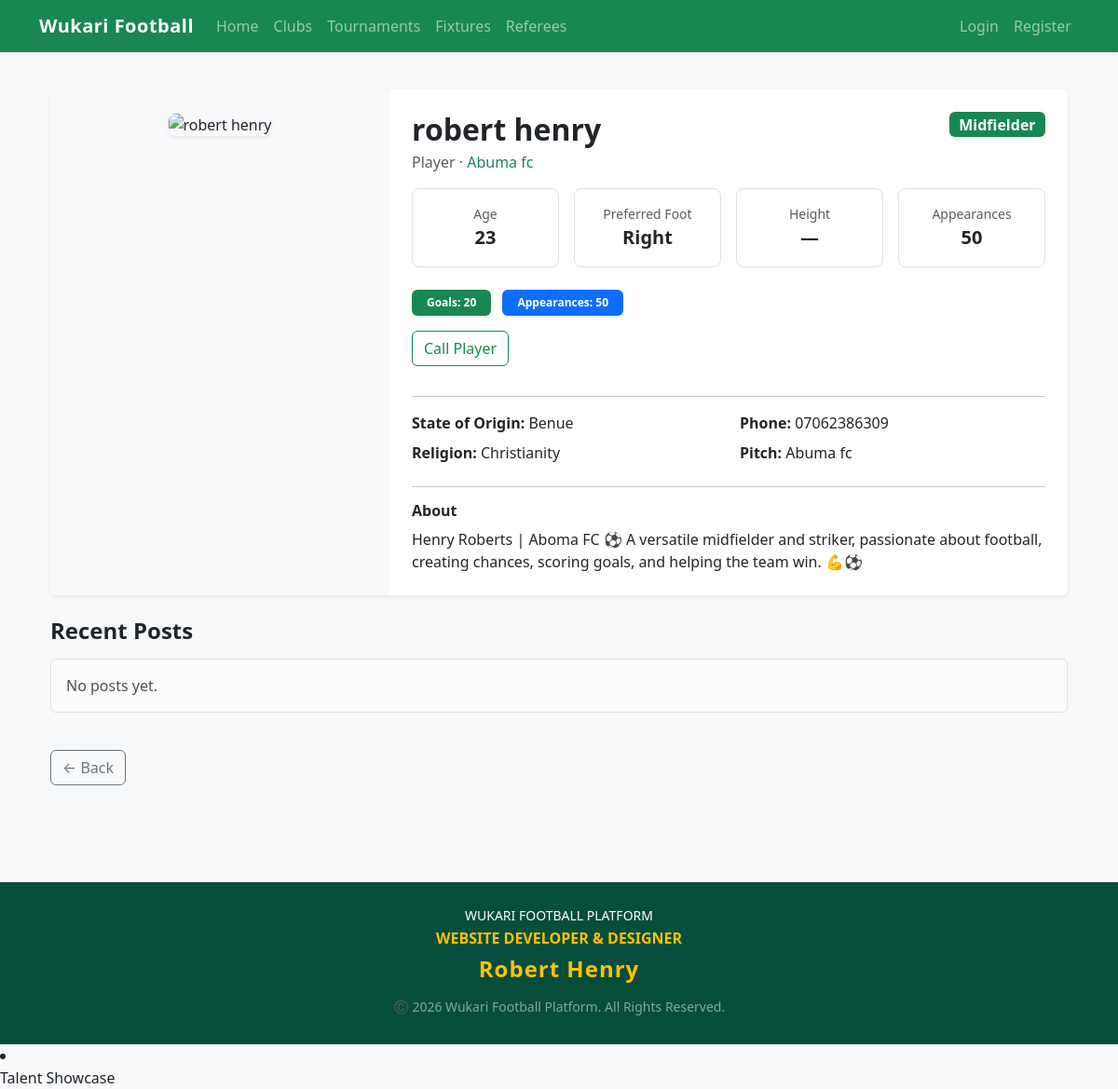
/player/1/, run on the app's committed database.
### players/models.py (models this page shows, shortened)
class PlayerProfile(models.Model):
    ROLE_CHOICES = [
        ('PLAYER', 'Player'),
        ('HEAD_COACH', 'Head Coach'),
        ('ASSISTANT_COACH', 'Assistant Coach'),
        ('GK_COACH', 'Goalkeeper Coach'),
        ('FITNESS_COACH', 'Fitness / Conditioning Coach'),
        ('SCOUT', 'Scout'),
        ('TEAM_MANAGER', 'Team Manager'),
        ('PHYSIO', 'Physiotherapist'),
        ('CLUB_CHAIRMAN', 'Club Chairman / Proprietor'),
        ('ANALYST', 'Analyst'),
        ('FAN', 'Fan / Supporter'),
        ('OTHER', 'Other Staff'),
    ]
    POSITION_CHOICES = [
        ('GK', 'Goalkeeper'),
        ('DEF', 'Defender'),
        ('MID', 'Midfielder'),
        ('FWD', 'Forward/Striker'),
        ('N/A', 'Not Applicable'),
    ]
    user = models.OneToOneField(User, on_delete=models.CASCADE)
    full_name = models.CharField(max_length=150)
    role = models.CharField(max_length=20, choices=ROLE_CHOICES, default='PLAYER')
    age = models.PositiveIntegerField()
    position = models.CharField(max_length=3, choices=POSITION_CHOICES, default='N/A')
    preferred_foot = models.CharField(max_length=10, blank=True)
    height = models.CharField(max_length=10, blank=True, help_text="e.g. 1.75m")
    phone_number = models.CharField(max_length=15, blank=True)
    religion = models.CharField(max_length=50, blank=True)
    state_of_origin = models.CharField(max_length=50, blank=True)
    bio = models.TextField(blank=True)
    profile_photo = CloudinaryField('image', blank=True, null=True)
    current_pitch = models.ForeignKey(
        Pitch,
        on_delete=models.SET_NULL,
        null=True,
        blank=True,
        related_name='players'
    )
    club = models.ForeignKey(
        Club,
        on_delete=models.SET_NULL,
        null=True,
        blank=True,
        related_name='members'
    )
    goals_scored = models.PositiveIntegerField(default=0)
    appearances = models.PositiveIntegerField(default=0)
    is_featured = models.BooleanField(
        default=False,
        help_text="Show this player on the Talent Showcase page"
    )
    created_at = models.DateTimeField(auto_now_add=True)

class Club(models.Model):
    name = models.CharField(max_length=200, unique=True)
    location = models.CharField(max_length=200)
    description = models.TextField(blank=True)
    logo = CloudinaryField('image', blank=True, null=True)
    email = models.EmailField(blank=True, null=True)
    created_at = models.DateTimeField(auto_now_add=True)

class Pitch(models.Model):
    name = models.CharField(max_length=200)
    location = models.CharField(max_length=200, help_text="Area in Wukari")
    description = models.TextField(blank=True)
    club = models.ForeignKey(
        Club,
        on_delete=models.SET_NULL,
        null=True,
        blank=True,
        related_name='pitches'
    )

### players/views.py (the view)
# urls.py: path('player/<int:player_id>/', views.player_detail, name='player_detail'),
def player_detail(request, player_id):
    player = get_object_or_404(PlayerProfile, id=player_id)
    return render(request, 'players/player_detail.html', {
        'player': player
    })

### players/templates/players/player_detail.html (shortened to what this page needs)
{% extends 'players/base.html' %}
{% block content %}
{% if player %}
<div class="container py-3">
    <div class="card border-0 shadow-sm mb-4 overflow-hidden">
        <div class="row g-0">
            <div class="col-md-4 bg-light text-center p-4">
                {% if player.profile_photo %}
                    <img src="{{ player.profile_photo.url }}"
                         class="img-fluid rounded-3 shadow-sm"
                         alt="{{ player.full_name }}"
                         style="max-height: 340px; width: 100%; object-fit: cover;">
                {% else %}
                    <div class="bg-secondary text-white d-flex align-items-center justify-content-center rounded-3"
                         style="height: 340px;">
                        No Photo
                    </div>
                {% endif %}
            </div>
            <div class="col-md-8">
                <div class="card-body p-4">
                    <div class="d-flex flex-wrap justify-content-between align-items-start mb-2">
                        <div>
                            <h2 class="fw-bold mb-1">{{ player.full_name }}</h2>
                            <p class="text-muted mb-2">
                                {{ player.get_role_display }}
                                {% if player.club %}
                                    · <a href="{% url 'club_detail' player.club.id %}" class="text-success text-decoration-none">{{ player.club.name }}</a>
                                {% endif %}
                            </p>
                        </div>
                        <span class="badge bg-success fs-6">{{ player.get_position_display }}</span>
                    </div>
                    <div class="row g-3 mb-4">
                        <div class="col-6 col-md-3">
                            <div class="border rounded-3 p-3 text-center h-100">
                                <small class="text-muted d-block">Age</small>
                                <strong class="fs-5">{{ player.age }}</strong>
                            </div>
                        </div>
                        <div class="col-6 col-md-3">
                            <div class="border rounded-3 p-3 text-center h-100">
                                <small class="text-muted d-block">Preferred Foot</small>
                                <strong class="fs-5">{{ player.preferred_foot|default:"—" }}</strong>
                            </div>
                        </div>
                        <div class="col-6 col-md-3">
                            <div class="border rounded-3 p-3 text-center h-100">
                                <small class="text-muted d-block">Height</small>
                                <strong class="fs-5">{{ player.height|default:"—" }}</strong>
                            </div>
                        </div>
                        <div class="col-6 col-md-3">
                            <div class="border rounded-3 p-3 text-center h-100">
                                <small class="text-muted d-block">Appearances</small>
                                <strong class="fs-5">{{ player.appearances }}</strong>
                            </div>
                        </div>
                    </div>
                    {% if player.role == 'PLAYER' %}
                    <div class="mb-3">
                        <span class="badge bg-success me-2 px-3 py-2">Goals: {{ player.goals_scored }}</span>
                        <span class="badge bg-primary px-3 py-2">Appearances: {{ player.appearances }}</span>
                    </div>
                    {% endif %}
                    {% if player.club and player.club.email %}
                        <a href="mailto:{{ player.club.email }}?subject=Inquiry about {{ player.full_name }} - Wukari Football Platform"
                           class="btn btn-success mb-3">
                            Contact Club about this Player
                        </a>
                    {% elif player.phone_number %}
                        <a href="tel:{{ player.phone_number }}" class="btn btn-outline-success mb-3">
                            Call Player
                        </a>
                    {% endif %}
                    <hr>
                    <div class="row">
                        <div class="col-md-6">
                            <p class="mb-2"><strong>State of Origin:</strong> {{ player.state_of_origin|default:"—" }}</p>
                            <p class="mb-2"><strong>Religion:</strong> {{ player.religion|default:"—" }}</p>
                        </div>
                        <div class="col-md-6">
                            <p class="mb-2"><strong>Phone:</strong> {{ player.phone_number|default:"—" }}</p>
                            <p class="mb-2"><strong>Pitch:</strong>
                                {% if player.current_pitch %}
                                    {{ player.current_pitch.name }}
                                {% else %}
                                    Not set
                                {% endif %}
                            </p>
                        </div>
                    </div>
                    {% if player.bio %}
                    <hr>
                    <h6 class="fw-bold">About</h6>
                    <p class="mb-0">{{ player.bio }}</p>
                    {% endif %}
                </div>
            </div>
        </div>
    </div>
    <h4 class="fw-bold mb-3">Recent Posts</h4>
    <div class="row">
        {% for post in player.posts.all %}
        <div class="col-md-6 col-lg-4 mb-3">
            <div class="card h-100 shadow-sm border-0">
                {% if post.image %}
                    <img src="{{ post.image.url }}" class="card-img-top" alt="Post" style="height: 200px; object-fit: cover;">
                {% elif post.video %}
                    <video controls class="w-100" style="height: 200px; object-fit: cover;">
                        <source src="{{ post.video.url }}">
                    </video>
                {% endif %}
                <div class="card-body">
                    <p class="mb-1">{{ post.caption|default:"" }}</p>
                    <small class="text-muted">{{ post.created_at|date:"d M Y" }}</small>
                </div>
            </div>
        </div>
        {% empty %}
        <div class="col-12">
            <div class="alert alert-light border">No posts yet.</div>
        </div>
        {% endfor %}
    </div>
    <a href="{% url 'home' %}" class="btn btn-outline-secondary mt-4">← Back</a>
</div>
{% else %}
<div class="alert alert-warning">Player not found.</div>
{% endif %}
{% endblock %}

### players/templates/players/base.html (style rules this page uses)
body { background-color: #f8f9fa; min-height: 100vh; display: flex; flex-direction: column; }
.card { transition: transform 0.2s; }

### data on the page
PlayerProfile: full_name "robert henry", role "Player", club.name "Abuma fc", position "Midfielder", age "23", preferred_foot "Right", height "—", appearances "50", goals_scored "20", state_of_origin "Benue", religion "Christianity", phone_number "07062386309", current_pitch.name "Abuma fc", bio "Henry Roberts | Aboma FC ⚽ A versatile midfielder and striker, passionate about football, creating chances, scoring goals, and helping the team win. 💪⚽"
